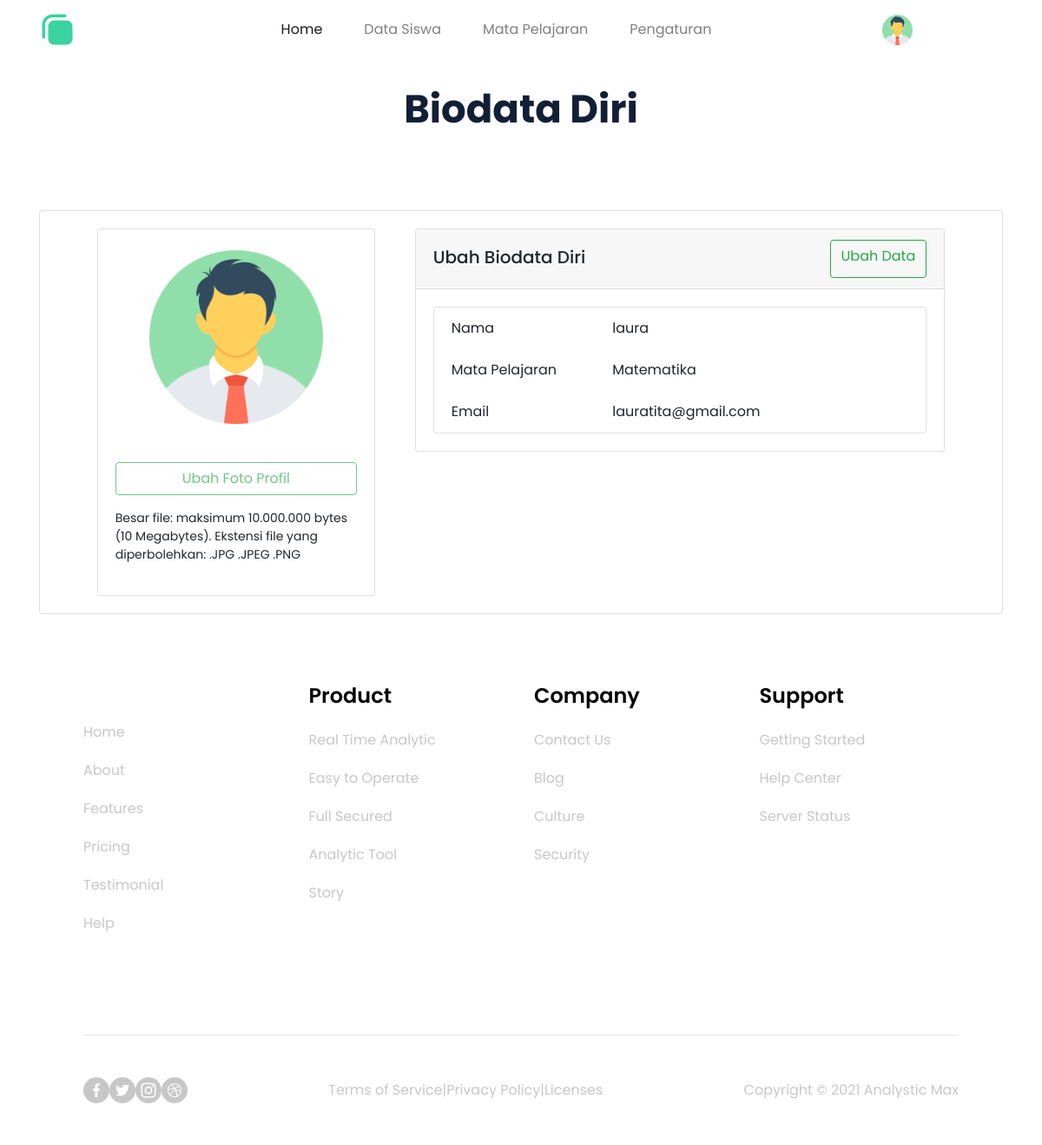
Screenshot of /public/Guru/pengaturan (signed in) with the database file from the repository.
### tables this page shows
CREATE TABLE `users` (
  `id` int(11) NOT NULL,
  `nama` varchar(255) NOT NULL,
  `email` varchar(255) NOT NULL,
  `password` varchar(255) NOT NULL,
  `level` enum('guru','murid') NOT NULL,
  `mapel` varchar(255) NOT NULL
);

### app/controllers/Guru.php (called while the page is built, shortened)
<?php
class Guru extends Controller
{
    public function pengaturan()
    {
        $id = $_SESSION['id'];
        $data['judul'] = 'pengaturan';
        $data['id'] = $this->model('Siswa_model')->getGuruById($id);
        $this->view('guru/setting', $data);
    }
}

### app/core/App.php (called while the page is built, shortened)
<?php
class App {
    protected $method = 'index';
    protected $params = [];
    public function __construct()
    {
        $url = $this->parseURL();
        if ($url != null && file_exists('../app/controllers/' . $url[0] . '.php') ) {
            unset($url[0]);
        }
        $this->controller = new $this->controller;
        if( isset($url[1]) )
        {
            if ( method_exists($this->controller, $url[1]) ) {
                $this->method = $url[1];
            }
        }
        call_user_func_array([$this->controller, $this->method], $this->params);
    }
    public function parseURL()
    {
        if( isset($_GET['url']) ) {
            $url = rtrim($_GET['url'], '/');
            $url = filter_var($url, FILTER_SANITIZE_URL);
            $url = explode('/', $url);
            return $url;
        }
    }
}

### public/index.php (called while the page is built, shortened)
<?php
$app = new App;

### app/core/Database.php (called while the page is built, shortened)
<?php
class Database
{
    private $host = DB_HOST;
    private $user = DB_USER;
    private $pass = DB_PASS;
    private $db_name = DB_NAME;
    private $dbh;
    private $stmt;
    public function __construct()
    {
        $dsn = 'mysql:host=' . $this->host . ';dbname=' . $this->db_name;
        $option = [
            PDO::ATTR_PERSISTENT => true,
            PDO::ATTR_ERRMODE => PDO::ERRMODE_EXCEPTION
        ];
        try {
            $this->dbh = new PDO($dsn, $this->user, $this->pass, $option);
        } catch (PDOException $e) {
            die($e->getMessage());
        }
    }
    public function query($query)
    {
        $this->stmt = $this->dbh->prepare($query);
    }
    public function bind($param, $value, $type = null)
    {
        if( is_null($type))
        {
            switch(true)
            {
                case is_int($value) :
                    $type = PDO::PARAM_INT;
                    break;
            }
        }
        $this->stmt->bindValue($param, $value, $type);
    }
    public function execute()
    {
        $this->stmt->execute();
    }
    public function resultSet()
    {
        $this->execute();
        return $this->stmt->fetchAll(PDO::FETCH_ASSOC);
    }
}

### app/models/Siswa_model.php (called while the page is built, shortened)
<?php
class Siswa_model extends Controller
{
    private $db;
    public function __construct()
    {
        $this->db = new Database;
    }
    public function getGuruById($id)
    {
        $this->db->query('SELECT * FROM users WHERE `id` = :id');
        $this->db->bind('id', $id);
        return $this->db->resultSet();
    }
}

### app/views/guru/setting.php (the view, shortened to what this page needs)
<div class="container">
    <div class="headline mb-3">
        Biodata Diri <br><br>
    </div>
    <div class="card ">
        <div class="card-body">
            <div class="row d-flex justify-content-center">
                <div class="col-4">
                    <div class="card" style="width: 20rem;">
                        <div class="m-4 mx-auto">
                            <img src="<?= BASE ?>/img/man.png" alt="" width="200px">
                        </div>
                        <div class="card-body">
                            <button type="button" class="btn btn-block btn-outline-success" disabled>Ubah Foto Profil</button>
                            <p class="mt-3" style="font-size: 14px;">Besar file: maksimum 10.000.000 bytes (10 Megabytes). Ekstensi file yang diperbolehkan: .JPG .JPEG .PNG</p>
                        </div>
                    </div>
                </div>
                <div class="col-7">
                    <div class="card">
                        <div class="card-header d-flex justify-content-between">
                            <h5 class="card-title mt-2">Ubah Biodata Diri</h5>
                            <a href="<?= BASE; ?>/Guru/ubahData/<?= $data['id'][0]['id'] ?>" class="btn btn-outline-success tampilModalUbah" data-toggle="modal" data-target="#ubahSoal" data-id="<?= $data['id'][0]['id'] ?>" onclick="ubahData('<?= $data['id'][0]['id']; ?>')">Ubah Data</a>
                        </div>
                        <div class="card-body">
                            <ul class="list-group">
                                <?php
                                foreach ($data['id'] as $set) : ?>
                                    <li class="list-group-item col-sm">
                                        <div class="row">
                                            <div class="col-sm-4">Nama</div>
                                            <div class="col"><?= $set['nama'] ?>
                                            </div>
                                    </li>
                                    <li class="list-group-item col-sm">
                                        <div class="row">
                                            <div class="col-sm-4">Mata Pelajaran</div>
                                            <div class="col"><?= $set['mapel'] ?>
                                            </div>
                                    </li>
                                    <li class="list-group-item col-sm">
                                        <div class="row">
                                            <div class="col-sm-4">Email</div>
                                            <div class="col"><?= $set['email'] ?>
                                            </div>
                                    </li>
                                <?php endforeach; ?>
                            </ul>
                        </div>
                    </div>
                </div>
            </div>
        </div>
    </div>
</div>
<link rel="stylesheet" href="https://cdn.jsdelivr.net/npm/bootstrap@4.6.2/dist/css/bootstrap.min.css" />
</body>
</html>

### public/css/style.css (style rules this page uses)
* { font-family: "Poppins", sans-serif !important; }
.headline { font-family: Poppins; font-style: normal; font-weight: bold; font-size: 45px; line-height: 67px; text-align: center; color: #111f37; }

### rows the page displays
users: nama "laura", mapel "Matematika", email "lauratita@gmail.com"
